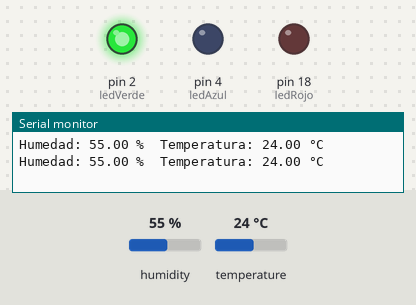
This sketch was run on a simulated Arduino Mega 2560, built with avr-gcc and run on an emulated ATmega2560. Shown: output pins drawn as LEDs (lit = HIGH), the last lines printed to the serial monitor. The test bench sets the inputs (shaded band); at power-on: temperature 24 °C, humidity 55 %.

Above: at 4.8 s.
4.9 s: temperature set to 26 °C
7.9 s: temperature set to 29 °C
At 8.8 s:
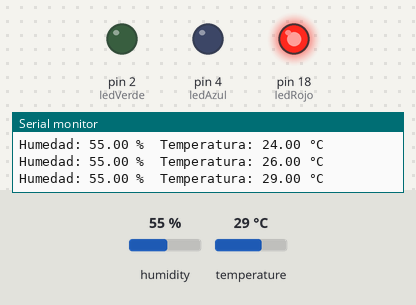
10.9 s: temperature set to 32 °C
At 12.5 s:
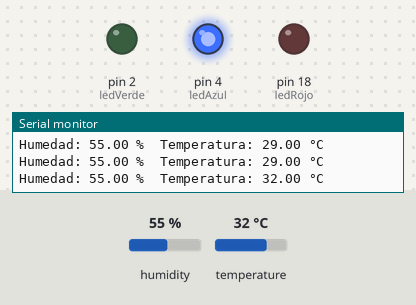
13.9 s: temperature set to 12 °C
At 14.9 s:
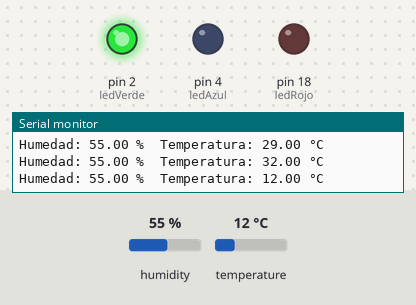
16.9 s: temperature set to 28 °C
At 18.5 s:
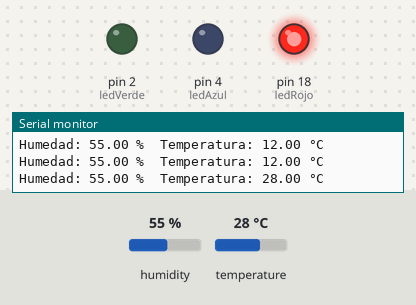
Timing chart, 0 to 20.0 s (numbered marks = the images above; inputs shaded):
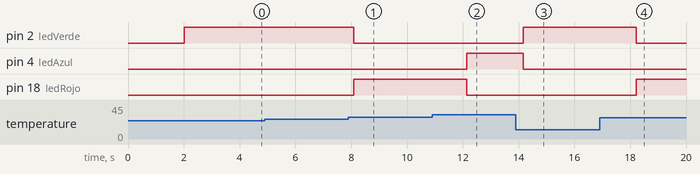

Measured:
- the behaviour switches between 27 and 28 °C on temperature (found by bisection; images 0 and 1)
- the behaviour switches between 30 and 31 °C on temperature (found by bisection; images 1 and 2)
- after the input at 7.9 s, pin 2 (ledVerde): HIGH → LOW after 0.20 s; pin 18 (ledRojo): LOW → HIGH after 0.20 s
- after the input at 10.9 s, pin 4 (ledAzul): LOW → HIGH after 1.2 s; pin 18 (ledRojo): HIGH → LOW after 1.2 s
- after the input at 13.9 s, pin 2 (ledVerde): LOW → HIGH after 0.27 s; pin 4 (ledAzul): HIGH → LOW after 0.27 s
- after the input at 16.9 s, pin 2 (ledVerde): HIGH → LOW after 1.3 s; pin 18 (ledRojo): LOW → HIGH after 1.3 s

The sketch:

apartado2_4.ino
```cpp
#include <stdint.h>
#include <DHT.h>

// === Configuración de pines ===
#define DHTPIN 23        // Pin conectado al sensor DHT11
#define DHTTYPE DHT11    // Especificamos el tipo de sensor

// Inicializamos el objeto del sensor DHT
DHT dht(DHTPIN, DHTTYPE);

// Pines de los LEDs (tipo uint8_t por eficiencia)
uint8_t ledVerde = 2;
uint8_t ledAzul  = 4;
uint8_t ledRojo  = 18;

void setup() {

  Serial.begin(9600);
  dht.begin();

  // Configuramos los pines de los LEDs como salidas
  pinMode(ledVerde, OUTPUT);
  pinMode(ledAzul, OUTPUT);
  pinMode(ledRojo, OUTPUT);
}

void loop() {
  delay(2000);

  // Leemos la humedad y temperatura desde el sensor
  float humedad = dht.readHumidity();
  float temperatura = dht.readTemperature(); // Grados Celsius

  // Validamos las lecturas del sensor
  if (isnan(humedad) || isnan(temperatura)) {
    Serial.println("Error al leer datos del DHT11.");
    return; // Salir del loop y volver a intentar en el siguiente ciclo
  }

  // Imprimimos los datos por el monitor serial
  Serial.print("Humedad: ");
  Serial.print(humedad);
  Serial.print(" %\tTemperatura: ");
  Serial.print(temperatura);
  Serial.println(" °C");

  // LED verde encendido si la temperatura es inferior a 28°C
  digitalWrite(ledVerde, (temperatura < 28) ? HIGH : LOW);

  // LED azul encendido si la temperatura es superior a 30°C
  digitalWrite(ledAzul, (temperatura > 30) ? HIGH : LOW);

  // LED rojo encendido si la temperatura está entre 28 y 30 (ambos excluidos)
  // y la humedad es inferior al 70%
  if (temperatura >= 28 && temperatura <= 30 && humedad < 70) {
    digitalWrite(ledRojo, HIGH);
  } else {
    digitalWrite(ledRojo, LOW);
  }
}
```
